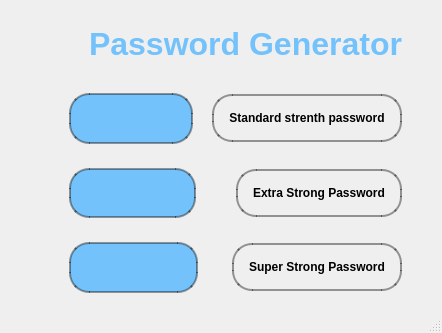
<?xml version="1.0" encoding="UTF-8"?>
<ui version="4.0">
 <class>MainWindow</class>
 <widget class="QMainWindow" name="MainWindow">
  <property name="geometry">
   <rect>
    <x>0</x>
    <y>0</y>
    <width>442</width>
    <height>333</height>
   </rect>
  </property>
  <property name="windowTitle">
   <string>MainWindow</string>
  </property>
  <widget class="QWidget" name="centralwidget">
   <layout class="QVBoxLayout" name="verticalLayout">
    <item>
     <widget class="QLabel" name="label">
      <property name="font">
       <font>
        <pointsize>24</pointsize>
        <bold>true</bold>
       </font>
      </property>
      <property name="styleSheet">
       <string notr="true">color:#73C2FB;</string>
      </property>
      <property name="text">
       <string>         Password Generator</string>
      </property>
     </widget>
    </item>
    <item>
     <widget class="QWidget" name="widget" native="true">
      <layout class="QHBoxLayout" name="horizontalLayout">
       <property name="spacing">
        <number>19</number>
       </property>
       <property name="leftMargin">
        <number>60</number>
       </property>
       <property name="rightMargin">
        <number>31</number>
       </property>
       <item>
        <widget class="QLabel" name="lbl_standard">
         <property name="styleSheet">
          <string notr="true">QLabel {
    font-size: 12px;
    border-radius: 20px;
    background-color: #73C2FB;
    color: black;
    border: 2px solid rgba(0, 0, 0, 100);
    padding: 15px;
}</string>
         </property>
         <property name="text">
          <string/>
         </property>
        </widget>
       </item>
       <item>
        <widget class="QPushButton" name="btn_standard">
         <property name="styleSheet">
          <string notr="true">QPushButton {
    font-size: 12px;
    font-weight: bold;
    border-radius: 20px;
    background-color: qlineargradient(x1:0, y1:0, x2:1, y2:1,
                                      stop:0 #73C2FB, stop:1 white);
    color: black;
    border: 2px solid rgba(0, 0, 0, 100);
    padding: 15px;
}</string>
         </property>
         <property name="text">
          <string>Standard strenth password</string>
         </property>
        </widget>
       </item>
      </layout>
     </widget>
    </item>
    <item>
     <widget class="QWidget" name="widget_2" native="true">
      <layout class="QHBoxLayout" name="horizontalLayout_2">
       <property name="spacing">
        <number>40</number>
       </property>
       <property name="leftMargin">
        <number>60</number>
       </property>
       <property name="rightMargin">
        <number>31</number>
       </property>
       <item>
        <widget class="QLabel" name="lbl_strong_pass">
         <property name="styleSheet">
          <string notr="true">QLabel {
    font-size: 12px;

    border-radius: 20px;
    background-color: #73C2FB;
    color: black;
    border: 2px solid rgba(0, 0, 0, 100);
    padding: 15px;
}</string>
         </property>
         <property name="text">
          <string/>
         </property>
        </widget>
       </item>
       <item>
        <widget class="QPushButton" name="btn_strong_pass">
         <property name="styleSheet">
          <string notr="true">QPushButton {
    font-size: 12px;
    font-weight: bold;
    border-radius: 20px;
    background-color: qlineargradient(x1:0, y1:0, x2:1, y2:1,
                                      stop:0 #73C2FB, stop:1 white);
    color: black;
    border: 2px solid rgba(0, 0, 0, 100);
    padding: 15px;
}</string>
         </property>
         <property name="text">
          <string>Extra Strong Password</string>
         </property>
        </widget>
       </item>
      </layout>
     </widget>
    </item>
    <item>
     <widget class="QWidget" name="widget_3" native="true">
      <layout class="QHBoxLayout" name="horizontalLayout_3">
       <property name="spacing">
        <number>34</number>
       </property>
       <property name="leftMargin">
        <number>60</number>
       </property>
       <property name="rightMargin">
        <number>31</number>
       </property>
       <item>
        <widget class="QLabel" name="lbl_super_pass">
         <property name="styleSheet">
          <string notr="true">QLabel {
    font-size: 12px;

    border-radius: 20px;
    background-color: #73C2FB;
    color: black;
    border: 2px solid rgba(0, 0, 0, 100);
    padding: 15px;
}</string>
         </property>
         <property name="text">
          <string/>
         </property>
        </widget>
       </item>
       <item>
        <widget class="QPushButton" name="btn_super_pass">
         <property name="styleSheet">
          <string notr="true">QPushButton {
    font-size: 12px;
    font-weight: bold;
    border-radius: 20px;
    background-color: qlineargradient(x1:0, y1:0, x2:1, y2:1,
                                      stop:0 #73C2FB, stop:1 white);
    color: black;
    border: 2px solid rgba(0, 0, 0, 100);
    padding: 15px;
}</string>
         </property>
         <property name="text">
          <string>Super Strong Password</string>
         </property>
        </widget>
       </item>
      </layout>
     </widget>
    </item>
   </layout>
  </widget>
  <widget class="QMenuBar" name="menubar">
   <property name="geometry">
    <rect>
     <x>0</x>
     <y>0</y>
     <width>442</width>
     <height>22</height>
    </rect>
   </property>
  </widget>
  <widget class="QStatusBar" name="statusbar"/>
 </widget>
 <resources/>
 <connections/>
</ui>
